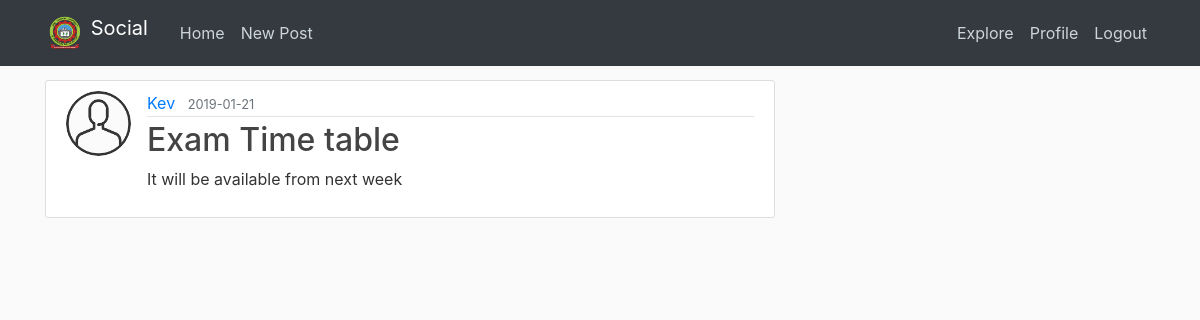
/post/5 (signed in), run on the app's committed database.
### app/models.py (models this page shows, shortened)
class User(UserMixin, db.Model):
	id = db.Column(db.Integer, primary_key=True)
	username = db.Column(db.String(64), index=True, unique=True)
	email = db.Column(db.String(120), index=True, unique=True)
	password_hash = db.Column(db.String(128))
	image_file = db.Column(db.String(20), nullable=False, default='default.jpg')
	posts = db.relationship('Post', backref='author', lazy='dynamic')
	about_me = db.Column(db.String(140))
	last_seen = db.Column(db.DateTime, default=datetime.now)
	followed = db.relationship(
		'User', secondary=followers,
		primaryjoin=(followers.c.follower_id == id),
		secondaryjoin=(followers.c.followed_id == id),
		backref=db.backref('followers', lazy='dynamic'), lazy='dynamic')

class Post(db.Model):
	id = db.Column(db.Integer, primary_key=True)
	title = db.Column(db.String(100), nullable=False)
	content = db.Column(db.Text, nullable=False)
	timestamp = db.Column(db.DateTime, index=True, default=datetime.now)
	user_id = db.Column(db.Integer, db.ForeignKey('user.id'))

### app/routes.py (the view)
@app.route("/post/<int:post_id>")
@login_required
def post(post_id):
	post = Post.query.get_or_404(post_id)
	return render_template('update_post.html', title=post.title, post=post)

### app/models.py (called while the page is built)
@login.user_loader
def load_user(id):
	return User.query.get(int(id))

### app/routes.py (called while the page is built)
@app.before_request
def before_request():
	if current_user.is_authenticated:
		current_user.last_seen = datetime.now()
		db.session.commit()

### app/templates/update_post.html (shortened to what this page needs)
{% extends "base.html" %}
{% block content %}
	<article class="media content-section">
	  <img class="rounded-circle article-img" src="{{ url_for('static', filename='images/' + post.author.image_file) }}">
	  <div class="media-body">
	    <div class="article-metadata">
	      <a class="mr-2" href="#">{{ post.author.username }}</a>
	      <small class="text-muted">{{ post.timestamp.strftime('%Y-%m-%d') }}</small>
	    </div>
	    <h2 class="article-title">{{ post.title }}</h2>
	    <p class="article-content">{{ post.content }}</p>
	  </div>
	</article>
{% endblock %}

### app/static/main.css (style rules this page uses)
body { background: #fafafa; color: #333333; margin-top: 5rem; }
h1, h2, h3, h4, h5, h6 { color: #444444; }
.content-section { background: #ffffff; padding: 10px 20px; border: 1px solid #dddddd; border-radius: 3px; margin-bottom: 20px; }
.article-title { color: #444444; }
.article-content { white-space: pre-line; }
.article-img { height: 65px; width: 65px; margin-right: 16px; }
.article-metadata { padding-bottom: 1px; margin-bottom: 4px; border-bottom: 1px solid #e3e3e3 }

### data on the page
User: image_file (placeholder picture), author.username "Kev"
Post: timestamp "2019-01-21", title "Exam Time table", content "It will be available from next week"
